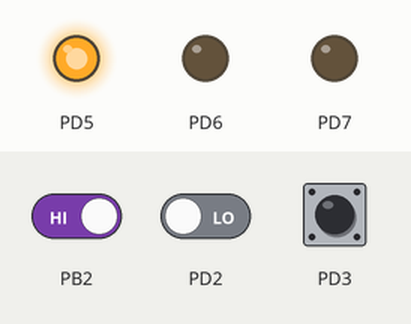
Bench run of a program on a simulated ATmega32, built with avr-gcc and emulated at 8 MHz. On the bench: output pins drawn as LEDs (lit = HIGH). Dashed ring = blinking. The test bench sets the inputs (shaded band); at power-on: PD2 LOW, PD3 LOW, PB2 HIGH.

Above: at 1.2 s.
1.3 s: PD2 driven HIGH
At 3.2 s:
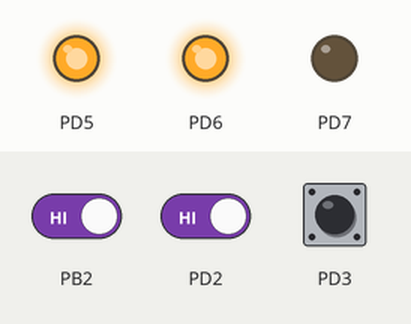
3.5 s: PD3 driven HIGH
At 4.9 s:
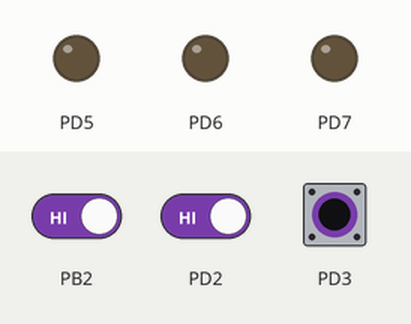
5.5 s: PB2 driven LOW
At 6.1 s:
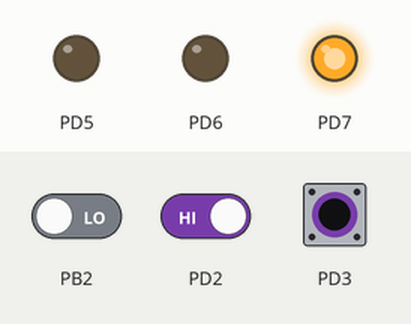
8.0 s: PD3 pulsed LOW 5 times (0.12 s each, 0.3 s apart)
At 8.8 s:
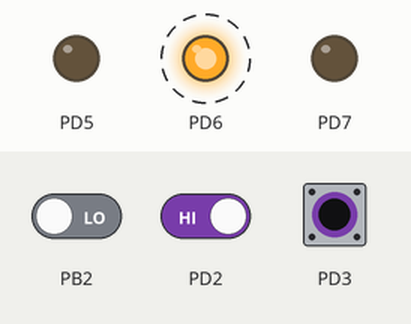
Timing chart, 0 to 11.8 s (numbered marks = the images above; inputs shaded):
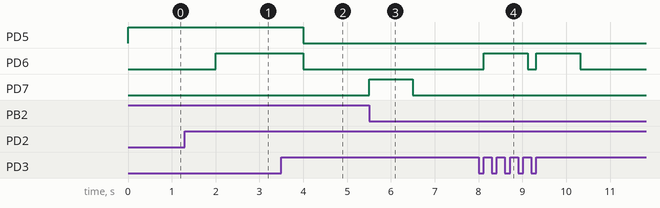

Measured:
- after the input at 1.3 s, PD6: LOW → HIGH after 0.70 s
- after the input at 3.5 s, PD5, PD6: HIGH → LOW after 0.50 s
- after the input at 5.5 s, PD7: LOW → HIGH at once, → LOW 1.0 s later
- after the input at 8.0 s, PD6: alternates HIGH for 1.0 s and LOW for 0.20 s, 4 changes in all, then stays LOW, starting after 0.12 s

The program:

main.c
```c
/*
 * GccApplication1.c
 *
 * Created: 5/25/2023 11:11:01 AM
 * Author : salah
 */

typedef volatile unsigned char vuint08_t ;
#include <util/delay.h>
#include <avr/interrupt.h>

// register address
#define F_CPU 8000000UL
#define IO_BASE 0x20
#define MCUCR_ *(vuint08_t *)(IO_BASE + 0x35)
#define MCUSR_ *(vuint08_t *)(IO_BASE + 0x34)
#define GICR_ *(vuint08_t *)(IO_BASE + 0x3B)
#define GIFR_ *(vuint08_t *)(IO_BASE + 0x3A)
#define SREG_ *(vuint08_t *)(IO_BASE + 0x3F)
#define PORTD_ *(vuint08_t *)(IO_BASE + 0x12)
#define DDRD_ *(vuint08_t *)(IO_BASE + 0x11)

void PORTD_init()
{
	//enable output point to pin5/6/7
	DDRD_|=0b111<<5;

}


int main(void)
{
	PORTD_init();
	//enable global interrupt
	SREG_|= 1<<7;
	//enable INT0/INT1/INT2
	GICR_|= 0b111<<5;
	//enable falling edge for INT2
	MCUSR_&= ~(1<<6);
	//enable any logical change for INT0 and rising edge for INT1
	MCUCR_|= 0b1101<<0;

	while(1)
	{
		PORTD_&= ~(0b111<<5) ;
	}
	return 0;
}
ISR(INT0_vect)
{
	PORTD_ |= 1<<5 ;
	_delay_ms(1000);
	//disable pending pin
	GIFR_|= 1<<5;
}
ISR(INT1_vect)
{
	PORTD_ |= 1<<6 ;
	_delay_ms(1000);
	//disable pending pin
	GIFR_|= 1<<6;
}
ISR(INT2_vect)
{
	PORTD_ |= 1<<7 ;
	_delay_ms(1000);
	//disable pending pin
	GIFR_|= 1<<7;
}
```
